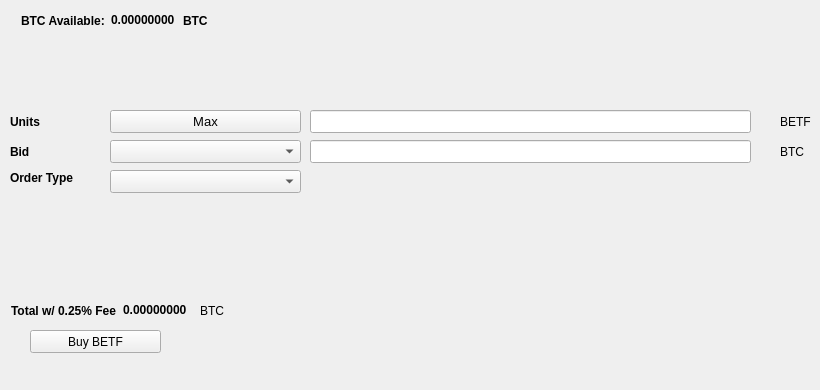
   <widget class="QWidget" name="BuyTab">
    <attribute name="title">
     <string>Buy</string>
    </attribute>
    <widget class="QPushButton" name="BuyBETF">
     <property name="geometry">
      <rect>
       <x>30</x>
       <y>330</y>
       <width>131</width>
       <height>23</height>
      </rect>
     </property>
     <property name="text">
      <string>Buy BETF</string>
     </property>
     <property name="icon">
      <iconset resource="../betfint.qrc">
       <normaloff>:/icons/bitcoin</normaloff>:/icons/bitcoin</iconset>
     </property>
    </widget>
    <widget class="QLabel" name="label_3">
     <property name="geometry">
      <rect>
       <x>10</x>
       <y>110</y>
       <width>46</width>
       <height>23</height>
      </rect>
     </property>
     <property name="font">
      <font>
       <weight>75</weight>
       <bold>true</bold>
      </font>
     </property>
     <property name="text">
      <string>Units</string>
     </property>
    </widget>
    <widget class="QLineEdit" name="UnitsInput">
     <property name="geometry">
      <rect>
       <x>310</x>
       <y>110</y>
       <width>441</width>
       <height>23</height>
      </rect>
     </property>
     <property name="font">
      <font>
       <pointsize>9</pointsize>
       <weight>75</weight>
       <bold>true</bold>
      </font>
     </property>
    </widget>
    <widget class="QLineEdit" name="BuyBidPriceEdit">
     <property name="geometry">
      <rect>
       <x>310</x>
       <y>140</y>
       <width>441</width>
       <height>23</height>
      </rect>
     </property>
     <property name="font">
      <font>
       <pointsize>9</pointsize>
       <weight>75</weight>
       <bold>true</bold>
      </font>
     </property>
    </widget>
    <widget class="QLabel" name="label_4">
     <property name="geometry">
      <rect>
       <x>780</x>
       <y>110</y>
       <width>31</width>
       <height>23</height>
      </rect>
     </property>
     <property name="text">
      <string>BETF</string>
     </property>
    </widget>
    <widget class="QLabel" name="label_5">
     <property name="geometry">
      <rect>
       <x>780</x>
       <y>140</y>
       <width>31</width>
       <height>23</height>
      </rect>
     </property>
     <property name="text">
      <string>BTC</string>
     </property>
    </widget>
    <widget class="QLabel" name="label_6">
     <property name="geometry">
      <rect>
       <x>10</x>
       <y>140</y>
       <width>46</width>
       <height>23</height>
      </rect>
     </property>
     <property name="font">
      <font>
       <weight>75</weight>
       <bold>true</bold>
      </font>
     </property>
     <property name="text">
      <string>Bid</string>
     </property>
    </widget>
    <widget class="QLabel" name="label_7">
     <property name="geometry">
      <rect>
       <x>10</x>
       <y>170</y>
       <width>91</width>
       <height>16</height>
      </rect>
     </property>
     <property name="font">
      <font>
       <weight>75</weight>
       <bold>true</bold>
      </font>
     </property>
     <property name="text">
      <string>Order Type</string>
     </property>
    </widget>
    <widget class="QPushButton" name="Buy_Max_Amount">
     <property name="geometry">
      <rect>
       <x>110</x>
       <y>110</y>
       <width>191</width>
       <height>23</height>
      </rect>
     </property>
     <property name="font">
      <font>
       <pointsize>10</pointsize>
      </font>
     </property>
     <property name="text">
      <string>Max</string>
     </property>
    </widget>
    <widget class="QComboBox" name="BuyBidcomboBox">
     <property name="geometry">
      <rect>
       <x>110</x>
       <y>140</y>
       <width>191</width>
       <height>23</height>
      </rect>
     </property>
     <property name="font">
      <font>
       <pointsize>10</pointsize>
      </font>
     </property>
    </widget>
    <widget class="QComboBox" name="buyOrdertypeCombo">
     <property name="geometry">
      <rect>
       <x>110</x>
       <y>170</y>
       <width>191</width>
       <height>23</height>
      </rect>
     </property>
     <property name="font">
      <font>
       <pointsize>10</pointsize>
      </font>
     </property>
    </widget>
    <widget class="QWidget" name="layoutWidget1">
     <property name="geometry">
      <rect>
       <x>21</x>
       <y>11</y>
       <width>227</width>
       <height>19</height>
      </rect>
     </property>
     <layout class="QHBoxLayout" name="horizontalLayout_3">
      <item>
       <widget class="QLabel" name="label232">
        <property name="font">
         <font>
          <weight>75</weight>
          <bold>true</bold>
         </font>
        </property>
        <property name="text">
         <string>BTC Available:</string>
        </property>
       </widget>
      </item>
      <item>
       <widget class="QLabel" name="BtcAvailableLbl">
        <property name="palette">
         <palette>
          <active>
           <colorrole role="WindowText">
            <brush brushstyle="SolidPattern">
             <color alpha="255">
              <red>0</red>
              <green>0</green>
              <blue>0</blue>
             </color>
            </brush>
           </colorrole>
           <colorrole role="Button">
            <brush brushstyle="SolidPattern">
             <color alpha="255">
              <red>0</red>
              <green>170</green>
              <blue>0</blue>
             </color>
            </brush>
           </colorrole>
           <colorrole role="Light">
            <brush brushstyle="SolidPattern">
             <color alpha="255">
              <red>0</red>
              <green>255</green>
              <blue>0</blue>
             </color>
            </brush>
           </colorrole>
           <colorrole role="Midlight">
            <brush brushstyle="SolidPattern">
             <color alpha="255">
              <red>0</red>
              <green>212</green>
              <blue>0</blue>
             </color>
            </brush>
           </colorrole>
           <colorrole role="Dark">
            <brush brushstyle="SolidPattern">
             <color alpha="255">
              <red>0</red>
              <green>85</green>
              <blue>0</blue>
             </color>
            </brush>
           </colorrole>
           <colorrole role="Mid">
            <brush brushstyle="SolidPattern">
             <color alpha="255">
              <red>0</red>
              <green>113</green>
              <blue>0</blue>
             </color>
            </brush>
           </colorrole>
           <colorrole role="Text">
            <brush brushstyle="SolidPattern">
             <color alpha="255">
              <red>0</red>
              <green>170</green>
              <blue>0</blue>
             </color>
            </brush>
           </colorrole>
           <colorrole role="BrightText">
            <brush brushstyle="SolidPattern">
             <color alpha="255">
              <red>255</red>
              <green>255</green>
              <blue>255</blue>
             </color>
            </brush>
           </colorrole>
           <colorrole role="ButtonText">
            <brush brushstyle="SolidPattern">
             <color alpha="255">
              <red>0</red>
              <green>0</green>
              <blue>0</blue>
             </color>
            </brush>
           </colorrole>
           <colorrole role="Base">
            <brush brushstyle="SolidPattern">
             <color alpha="255">
              <red>255</red>
              <green>255</green>
              <blue>255</blue>
             </color>
            </brush>
           </colorrole>
           <colorrole role="Window">
            <brush brushstyle="SolidPattern">
             <color alpha="255">
              <red>0</red>
              <green>170</green>
              <blue>0</blue>
             </color>
            </brush>
           </colorrole>
           <colorrole role="Shadow">
            <brush brushstyle="SolidPattern">
             <color alpha="255">
              <red>0</red>
              <green>0</green>
              <blue>0</blue>
             </color>
            </brush>
           </colorrole>
           <colorrole role="AlternateBase">
            <brush brushstyle="SolidPattern">
             <color alpha="255">
              <red>127</red>
              <green>212</green>
              <blue>127</blue>
             </color>
            </brush>
           </colorrole>
           <colorrole role="ToolTipBase">
            <brush brushstyle="SolidPattern">
             <color alpha="255">
              <red>255</red>
              <green>255</green>
              <blue>220</blue>
             </color>
            </brush>
           </colorrole>
           <colorrole role="ToolTipText">
            <brush brushstyle="SolidPattern">
             <color alpha="255">
              <red>0</red>
              <green>0</green>
              <blue>0</blue>
             </color>
            </brush>
           </colorrole>
          </active>
          <inactive>
           <colorrole role="WindowText">
            <brush brushstyle="SolidPattern">
             <color alpha="255">
              <red>0</red>
              <green>0</green>
              <blue>0</blue>
             </color>
            </brush>
           </colorrole>
           <colorrole role="Button">
            <brush brushstyle="SolidPattern">
             <color alpha="255">
              <red>0</red>
              <green>170</green>
              <blue>0</blue>
             </color>
            </brush>
           </colorrole>
           <colorrole role="Light">
            <brush brushstyle="SolidPattern">
             <color alpha="255">
              <red>0</red>
              <green>255</green>
              <blue>0</blue>
             </color>
            </brush>
           </colorrole>
           <colorrole role="Midlight">
            <brush brushstyle="SolidPattern">
             <color alpha="255">
              <red>0</red>
              <green>212</green>
              <blue>0</blue>
             </color>
            </brush>
           </colorrole>
           <colorrole role="Dark">
            <brush brushstyle="SolidPattern">
             <color alpha="255">
              <red>0</red>
              <green>85</green>
              <blue>0</blue>
             </color>
            </brush>
           </colorrole>
           <colorrole role="Mid">
            <brush brushstyle="SolidPattern">
             <color alpha="255">
              <red>0</red>
              <green>113</green>
              <blue>0</blue>
             </color>
            </brush>
           </colorrole>
           <colorrole role="Text">
            <brush brushstyle="SolidPattern">
             <color alpha="255">
              <red>0</red>
              <green>170</green>
              <blue>0</blue>
             </color>
            </brush>
           </colorrole>
           <colorrole role="BrightText">
            <brush brushstyle="SolidPattern">
             <color alpha="255">
              <red>255</red>
              <green>255</green>
              <blue>255</blue>
             </color>
            </brush>
           </colorrole>
           <colorrole role="ButtonText">
            <brush brushstyle="SolidPattern">
             <color alpha="255">
              <red>0</red>
              <green>0</green>
              <blue>0</blue>
             </color>
            </brush>
           </colorrole>
           <colorrole role="Base">
            <brush brushstyle="SolidPattern">
             <color alpha="255">
              <red>255</red>
              <green>255</green>
              <blue>255</blue>
             </color>
            </brush>
           </colorrole>
           <colorrole role="Window">
            <brush brushstyle="SolidPattern">
             <color alpha="255">
              <red>0</red>
              <green>170</green>
              <blue>0</blue>
             </color>
            </brush>
           </colorrole>
           <colorrole role="Shadow">
            <brush brushstyle="SolidPattern">
             <color alpha="255">
              <red>0</red>
              <green>0</green>
              <blue>0</blue>
             </color>
            </brush>
           </colorrole>
           <colorrole role="AlternateBase">
            <brush brushstyle="SolidPattern">
             <color alpha="255">
              <red>127</red>
              <green>212</green>
              <blue>127</blue>
             </color>
            </brush>
           </colorrole>
           <colorrole role="ToolTipBase">
            <brush brushstyle="SolidPattern">
             <color alpha="255">
              <red>255</red>
              <green>255</green>
              <blue>220</blue>
             </color>
            </brush>
           </colorrole>
           <colorrole role="ToolTipText">
            <brush brushstyle="SolidPattern">
             <color alpha="255">
              <red>0</red>
              <green>0</green>
              <blue>0</blue>
             </color>
            </brush>
           </colorrole>
          </inactive>
          <disabled>
           <colorrole role="WindowText">
            <brush brushstyle="SolidPattern">
             <color alpha="255">
              <red>0</red>
              <green>85</green>
              <blue>0</blue>
             </color>
            </brush>
           </colorrole>
           <colorrole role="Button">
            <brush brushstyle="SolidPattern">
             <color alpha="255">
              <red>0</red>
              <green>170</green>
              <blue>0</blue>
             </color>
            </brush>
           </colorrole>
           <colorrole role="Light">
            <brush brushstyle="SolidPattern">
             <color alpha="255">
              <red>0</red>
              <green>255</green>
              <blue>0</blue>
             </color>
            </brush>
           </colorrole>
           <colorrole role="Midlight">
            <brush brushstyle="SolidPattern">
             <color alpha="255">
              <red>0</red>
              <green>212</green>
              <blue>0</blue>
             </color>
            </brush>
           </colorrole>
           <colorrole role="Dark">
            <brush brushstyle="SolidPattern">
             <color alpha="255">
              <red>0</red>
              <green>85</green>
              <blue>0</blue>
             </color>
            </brush>
           </colorrole>
           <colorrole role="Mid">
            <brush brushstyle="SolidPattern">
             <color alpha="255">
              <red>0</red>
              <green>113</green>
              <blue>0</blue>
             </color>
            </brush>
           </colorrole>
           <colorrole role="Text">
            <brush brushstyle="SolidPattern">
             <color alpha="255">
              <red>0</red>
              <green>85</green>
              <blue>0</blue>
             </color>
            </brush>
           </colorrole>
           <colorrole role="BrightText">
            <brush brushstyle="SolidPattern">
             <color alpha="255">
              <red>255</red>
              <green>255</green>
              <blue>255</blue>
             </color>
            </brush>
           </colorrole>
           <colorrole role="ButtonText">
            <brush brushstyle="SolidPattern">
             <color alpha="255">
              <red>0</red>
              <green>85</green>
              <blue>0</blue>
             </color>
            </brush>
           </colorrole>
           <colorrole role="Base">
            <brush brushstyle="SolidPattern">
             <color alpha="255">
              <red>0</red>
              <green>170</green>
              <blue>0</blue>
             </color>
            </brush>
           </colorrole>
           <colorrole role="Window">
            <brush brushstyle="SolidPattern">
             <color alpha="255">
              <red>0</red>
              <green>170</green>
              <blue>0</blue>
             </color>
            </brush>
           </colorrole>
           <colorrole role="Shadow">
            <brush brushstyle="SolidPattern">
             <color alpha="255">
              <red>0</red>
              <green>0</green>
              <blue>0</blue>
             </color>
            </brush>
           </colorrole>
           <colorrole role="AlternateBase">
            <brush brushstyle="SolidPattern">
             <color alpha="255">
              <red>0</red>
              <green>170</green>
              <blue>0</blue>
             </color>
            </brush>
           </colorrole>
           <colorrole role="ToolTipBase">
            <brush brushstyle="SolidPattern">
             <color alpha="255">
              <red>255</red>
              <green>255</green>
              <blue>220</blue>
             </color>
            </brush>
           </colorrole>
           <colorrole role="ToolTipText">
            <brush brushstyle="SolidPattern">
             <color alpha="255">
              <red>0</red>
              <green>0</green>
              <blue>0</blue>
             </color>
            </brush>
           </colorrole>
          </disabled>
         </palette>
        </property>
        <property name="font">
         <font>
          <weight>75</weight>
          <bold>true</bold>
         </font>
        </property>
        <property name="text">
         <string>0.00000000</string>
        </property>
        <property name="textInteractionFlags">
         <set>Qt::LinksAccessibleByMouse|Qt::TextSelectableByKeyboard|Qt::TextSelectableByMouse</set>
        </property>
       </widget>
      </item>
      <item>
       <widget class="QLabel" name="BtcAvailableLbl_2">
        <property name="font">
         <font>
          <weight>75</weight>
          <bold>true</bold>
         </font>
        </property>
        <property name="text">
         <string>BTC</string>
        </property>
       </widget>
      </item>
     </layout>
    </widget>
    <widget class="QWidget" name="layoutWidge2">
     <property name="geometry">
      <rect>
       <x>11</x>
       <y>301</y>
       <width>259</width>
       <height>19</height>
      </rect>
     </property>
     <layout class="QHBoxLayout" name="horizontalLayout_4">
      <item>
       <widget class="QLabel" name="label_9">
        <property name="font">
         <font>
          <weight>75</weight>
          <bold>true</bold>
         </font>
        </property>
        <property name="text">
         <string>Total w/ 0.25% Fee</string>
        </property>
       </widget>
      </item>
      <item>
       <widget class="QLabel" name="BuyCostLabel">
        <property name="palette">
         <palette>
          <active>
           <colorrole role="WindowText">
            <brush brushstyle="SolidPattern">
             <color alpha="255">
              <red>0</red>
              <green>0</green>
              <blue>0</blue>
             </color>
            </brush>
           </colorrole>
           <colorrole role="Button">
            <brush brushstyle="SolidPattern">
             <color alpha="255">
              <red>0</red>
              <green>170</green>
              <blue>0</blue>
             </color>
            </brush>
           </colorrole>
           <colorrole role="Light">
            <brush brushstyle="SolidPattern">
             <color alpha="255">
              <red>0</red>
              <green>255</green>
              <blue>0</blue>
             </color>
            </brush>
           </colorrole>
           <colorrole role="Midlight">
            <brush brushstyle="SolidPattern">
             <color alpha="255">
              <red>0</red>
              <green>212</green>
              <blue>0</blue>
             </color>
            </brush>
           </colorrole>
           <colorrole role="Dark">
            <brush brushstyle="SolidPattern">
             <color alpha="255">
              <red>0</red>
              <green>85</green>
              <blue>0</blue>
             </color>
            </brush>
           </colorrole>
           <colorrole role="Mid">
            <brush brushstyle="SolidPattern">
             <color alpha="255">
              <red>0</red>
              <green>113</green>
              <blue>0</blue>
             </color>
            </brush>
           </colorrole>
           <colorrole role="Text">
            <brush brushstyle="SolidPattern">
             <color alpha="255">
              <red>0</red>
              <green>170</green>
              <blue>0</blue>
             </color>
            </brush>
           </colorrole>
           <colorrole role="BrightText">
            <brush brushstyle="SolidPattern">
             <color alpha="255">
              <red>255</red>
              <green>255</green>
              <blue>255</blue>
             </color>
            </brush>
           </colorrole>
           <colorrole role="ButtonText">
            <brush brushstyle="SolidPattern">
             <color alpha="255">
              <red>0</red>
              <green>0</green>
              <blue>0</blue>
             </color>
            </brush>
           </colorrole>
           <colorrole role="Base">
            <brush brushstyle="SolidPattern">
             <color alpha="255">
              <red>255</red>
              <green>255</green>
              <blue>255</blue>
             </color>
            </brush>
           </colorrole>
           <colorrole role="Window">
            <brush brushstyle="SolidPattern">
             <color alpha="255">
              <red>0</red>
              <green>170</green>
              <blue>0</blue>
             </color>
            </brush>
           </colorrole>
           <colorrole role="Shadow">
            <brush brushstyle="SolidPattern">
             <color alpha="255">
              <red>0</red>
              <green>0</green>
              <blue>0</blue>
             </color>
            </brush>
           </colorrole>
           <colorrole role="AlternateBase">
            <brush brushstyle="SolidPattern">
             <color alpha="255">
              <red>127</red>
              <green>212</green>
              <blue>127</blue>
             </color>
            </brush>
           </colorrole>
           <colorrole role="ToolTipBase">
            <brush brushstyle="SolidPattern">
             <color alpha="255">
              <red>255</red>
              <green>255</green>
              <blue>220</blue>
             </color>
            </brush>
           </colorrole>
           <colorrole role="ToolTipText">
            <brush brushstyle="SolidPattern">
             <color alpha="255">
              <red>0</red>
              <green>0</green>
              <blue>0</blue>
             </color>
            </brush>
           </colorrole>
          </active>
          <inactive>
           <colorrole role="WindowText">
            <brush brushstyle="SolidPattern">
             <color alpha="255">
              <red>0</red>
              <green>0</green>
              <blue>0</blue>
             </color>
            </brush>
           </colorrole>
           <colorrole role="Button">
            <brush brushstyle="SolidPattern">
             <color alpha="255">
              <red>0</red>
              <green>170</green>
              <blue>0</blue>
             </color>
            </brush>
           </colorrole>
           <colorrole role="Light">
            <brush brushstyle="SolidPattern">
             <color alpha="255">
              <red>0</red>
              <green>255</green>
              <blue>0</blue>
             </color>
            </brush>
           </colorrole>
           <colorrole role="Midlight">
            <brush brushstyle="SolidPattern">
             <color alpha="255">
              <red>0</red>
              <green>212</green>
              <blue>0</blue>
             </color>
            </brush>
           </colorrole>
           <colorrole role="Dark">
            <brush brushstyle="SolidPattern">
             <color alpha="255">
              <red>0</red>
              <green>85</green>
              <blue>0</blue>
             </color>
            </brush>
           </colorrole>
           <colorrole role="Mid">
            <brush brushstyle="SolidPattern">
             <color alpha="255">
              <red>0</red>
              <green>113</green>
              <blue>0</blue>
             </color>
            </brush>
           </colorrole>
           <colorrole role="Text">
            <brush brushstyle="SolidPattern">
             <color alpha="255">
              <red>0</red>
              <green>170</green>
              <blue>0</blue>
             </color>
            </brush>
           </colorrole>
           <colorrole role="BrightText">
            <brush brushstyle="SolidPattern">
             <color alpha="255">
              <red>255</red>
              <green>255</green>
              <blue>255</blue>
             </color>
            </brush>
           </colorrole>
           <colorrole role="ButtonText">
            <brush brushstyle="SolidPattern">
             <color alpha="255">
              <red>0</red>
              <green>0</green>
              <blue>0</blue>
             </color>
            </brush>
           </colorrole>
           <colorrole role="Base">
            <brush brushstyle="SolidPattern">
             <color alpha="255">
              <red>255</red>
              <green>255</green>
              <blue>255</blue>
             </color>
            </brush>
           </colorrole>
           <colorrole role="Window">
            <brush brushstyle="SolidPattern">
             <color alpha="255">
              <red>0</red>
              <green>170</green>
              <blue>0</blue>
             </color>
            </brush>
           </colorrole>
           <colorrole role="Shadow">
            <brush brushstyle="SolidPattern">
             <color alpha="255">
              <red>0</red>
              <green>0</green>
              <blue>0</blue>
             </color>
            </brush>
           </colorrole>
           <colorrole role="AlternateBase">
            <brush brushstyle="SolidPattern">
             <color alpha="255">
              <red>127</red>
              <green>212</green>
              <blue>127</blue>
             </color>
            </brush>
           </colorrole>
           <colorrole role="ToolTipBase">
            <brush brushstyle="SolidPattern">
             <color alpha="255">
              <red>255</red>
              <green>255</green>
              <blue>220</blue>
             </color>
            </brush>
           </colorrole>
           <colorrole role="ToolTipText">
            <brush brushstyle="SolidPattern">
             <color alpha="255">
              <red>0</red>
              <green>0</green>
              <blue>0</blue>
             </color>
            </brush>
           </colorrole>
          </inactive>
          <disabled>
           <colorrole role="WindowText">
            <brush brushstyle="SolidPattern">
             <color alpha="255">
              <red>0</red>
              <green>85</green>
              <blue>0</blue>
             </color>
            </brush>
           </colorrole>
           <colorrole role="Button">
            <brush brushstyle="SolidPattern">
             <color alpha="255">
              <red>0</red>
              <green>170</green>
              <blue>0</blue>
             </color>
            </brush>
           </colorrole>
           <colorrole role="Light">
            <brush brushstyle="SolidPattern">
             <color alpha="255">
              <red>0</red>
              <green>255</green>
              <blue>0</blue>
             </color>
            </brush>
           </colorrole>
           <colorrole role="Midlight">
            <brush brushstyle="SolidPattern">
             <color alpha="255">
              <red>0</red>
              <green>212</green>
              <blue>0</blue>
             </color>
            </brush>
           </colorrole>
           <colorrole role="Dark">
            <brush brushstyle="SolidPattern">
             <color alpha="255">
              <red>0</red>
              <green>85</green>
              <blue>0</blue>
             </color>
            </brush>
           </colorrole>
           <colorrole role="Mid">
            <brush brushstyle="SolidPattern">
             <color alpha="255">
              <red>0</red>
              <green>113</green>
              <blue>0</blue>
             </color>
            </brush>
           </colorrole>
           <colorrole role="Text">
            <brush brushstyle="SolidPattern">
             <color alpha="255">
              <red>0</red>
              <green>85</green>
              <blue>0</blue>
             </color>
            </brush>
           </colorrole>
           <colorrole role="BrightText">
            <brush brushstyle="SolidPattern">
             <color alpha="255">
              <red>255</red>
              <green>255</green>
              <blue>255</blue>
             </color>
            </brush>
           </colorrole>
           <colorrole role="ButtonText">
            <brush brushstyle="SolidPattern">
             <color alpha="255">
              <red>0</red>
              <green>85</green>
              <blue>0</blue>
             </color>
            </brush>
           </colorrole>
           <colorrole role="Base">
            <brush brushstyle="SolidPattern">
             <color alpha="255">
              <red>0</red>
              <green>170</green>
              <blue>0</blue>
             </color>
            </brush>
           </colorrole>
           <colorrole role="Window">
            <brush brushstyle="SolidPattern">
             <color alpha="255">
              <red>0</red>
              <green>170</green>
              <blue>0</blue>
             </color>
            </brush>
           </colorrole>
           <colorrole role="Shadow">
            <brush brushstyle="SolidPattern">
             <color alpha="255">
              <red>0</red>
              <green>0</green>
              <blue>0</blue>
             </color>
            </brush>
           </colorrole>
           <colorrole role="AlternateBase">
            <brush brushstyle="SolidPattern">
             <color alpha="255">
              <red>0</red>
              <green>170</green>
              <blue>0</blue>
             </color>
            </brush>
           </colorrole>
           <colorrole role="ToolTipBase">
            <brush brushstyle="SolidPattern">
             <color alpha="255">
              <red>255</red>
              <green>255</green>
              <blue>220</blue>
             </color>
            </brush>
           </colorrole>
           <colorrole role="ToolTipText">
            <brush brushstyle="SolidPattern">
             <color alpha="255">
              <red>0</red>
              <green>0</green>
              <blue>0</blue>
             </color>
            </brush>
           </colorrole>
          </disabled>
         </palette>
        </property>
        <property name="font">
         <font>
          <weight>75</weight>
          <bold>true</bold>
         </font>
        </property>
        <property name="autoFillBackground">
         <bool>false</bool>
        </property>
        <property name="text">
         <string>0.00000000</string>
        </property>
        <property name="textInteractionFlags">
         <set>Qt::LinksAccessibleByMouse|Qt::TextSelectableByMouse</set>
        </property>
       </widget>
      </item>
      <item>
       <widget class="QLabel" name="label_10">
        <property name="font">
         <font>
          <weight>50</weight>
          <bold>false</bold>
         </font>
        </property>
        <property name="text">
         <string>BTC</string>
        </property>
       </widget>
      </item>
     </layout>
    </widget>
    <widget class="QLabel" name="label_24">
     <property name="geometry">
      <rect>
       <x>460</x>
       <y>300</y>
       <width>281</width>
       <height>81</height>
      </rect>
     </property>
     <property name="text">
      <string/>
     </property>
     <property name="pixmap">
      <pixmap>:/images/bittrex</pixmap>
     </property>
    </widget>
   </widget>
